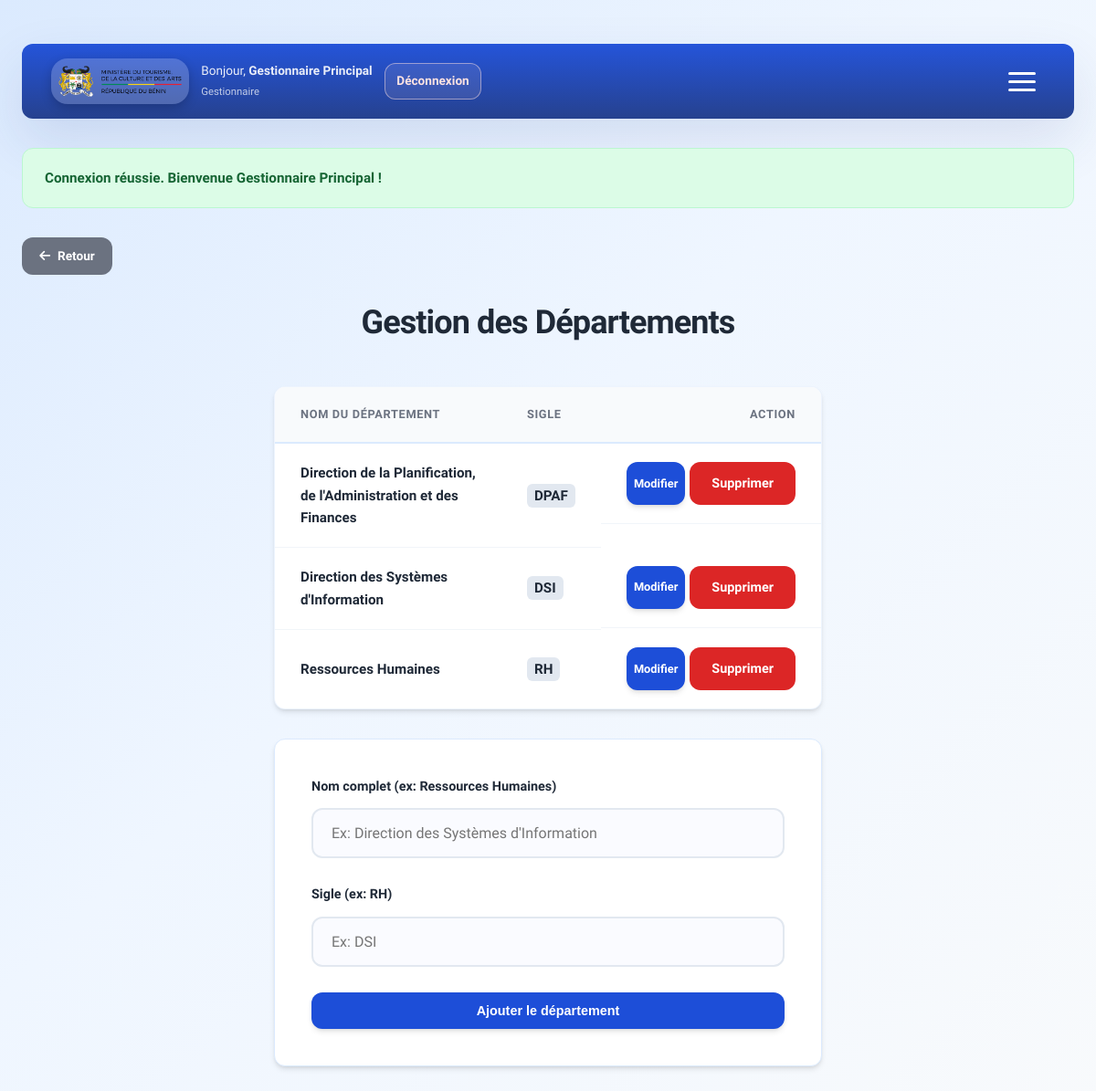
Page /GestionDepartements.php (signed in) on the committed database.
### tables this page shows
CREATE TABLE `departements` (
  `id` int(11) NOT NULL AUTO_INCREMENT,
  `nom` varchar(255) NOT NULL,
  `sigle` varchar(50) NOT NULL,
  PRIMARY KEY (`id`)
);

### config.php (called while the page is built, shortened)
<?php
function e(?string $value): string
{
    return htmlspecialchars((string) $value, ENT_QUOTES, 'UTF-8');
}

### GestionDepartements.php (the view, shortened to what this page needs)
<?php
require_once 'config.php';
$connection = db();
$editDept = null;
$depts = $connection->query("SELECT * FROM departements ORDER BY nom ASC")->fetchAll();
include 'header.php';
?>
    <h1>Gestion des Départements</h1>
    <div class="table-container" style="max-width: 600px; margin: 0 auto 2rem;">
        <table>
            <thead>
                <tr>
                    <th>Nom du Département</th>
                    <th>Sigle</th>
                    <th style="text-align: right;">Action</th>
                </tr>
            </thead>
            <tbody>
                <?php foreach ($depts as $d): ?>
                    <tr>
                        <td style="font-weight: 600;"><?= e($d['nom']) ?></td>
                        <td><span class="badge" style="background: #e2e8f0; padding: 4px 8px; border-radius: 6px; font-weight: 700;"><?= e($d['sigle']) ?></span></td>
                        <td style="text-align: right; display: flex; gap: 5px; justify-content: flex-end;">
                            <a class="btn btn-primary" href="?edit=<?= $d['id'] ?>#form-edit" style="padding: 0.5rem; font-size: 0.8rem;">Modifier</a>
                            <a class="btn btn-danger" href="?delete=<?= $d['id'] ?>" onclick="return confirm('Supprimer ce département ?');">Supprimer</a>
                        </td>
                    </tr>
                <?php endforeach; ?>
            </tbody>
        </table>
    </div>
    <form id="form-edit" method="post" style="max-width: 600px;">
        <div class="form-group">
            <label for="nom">Nom complet (ex: Ressources Humaines)</label>
            <input type="text" id="nom" name="nom" required placeholder="Ex: Direction des Systèmes d'Information" value="<?= e($editDept['nom'] ?? '') ?>">
        </div>
        <div class="form-group">
            <label for="sigle">Sigle (ex: RH)</label>
            <input type="text" id="sigle" name="sigle" required placeholder="Ex: DSI" maxlength="50" value="<?= e($editDept['sigle'] ?? '') ?>">
        </div>
        <button type="submit" name="<?= $editDept ? 'update' : 'save' ?>" class="btn btn-primary" style="width: 100%;"><?= $editDept ? 'Mettre à jour' : 'Ajouter le département' ?></button>
    </form>
</body>
</html>

### header.php (style rules this page uses)
:root { --primary: #1d4ed8; --primary-dark: #1e3a8a; --success: #16a34a; --success-dark: #15803d; --danger: #dc2626; --danger-dark: #b91c1c; --bg: linear-gradient(135deg, #dbeafe 0%, #eff6ff 45%, #f8fafc 100%); --card: #ffffff; --text: #1f2937; --text-muted: #6b7280; --border: #dbeafe; --shadow: 0 24px 60px rgba(30, 58, 138, 0.12); --shadow-sm: 0 4px 6px -1px rgb(0 0 0 / 0.1), 0 2px 4px -2px rgb(0 0 0 / 0.1); --radius: 22px; --radius-sm: 12px; }
* { margin: 0; padding: 0; box-sizing: border-box; }
html { scroll-behavior: smooth; }
body { background: var(--bg); color: var(--text); line-height: 1.6; min-height: 100vh; font-family: 'Work Sans', system-ui, -apple-system, sans-serif; }
h1 { text-align: center; color: var(--text); margin: 20px 0 40px; font-weight: 800; font-size: 2.25rem; letter-spacing: -0.025em; }
.table-container { background: var(--card); border-radius: var(--radius-sm); overflow-x: auto; box-shadow: var(--shadow-sm); border: 1px solid rgba(219,234,254,0.5); margin-bottom: 2rem; }
table { width: 100%; border-collapse: collapse; text-align: left; }
th { background: #f8fafc; color: var(--text-muted); font-weight: 700; font-size: 0.8rem; text-transform: uppercase; letter-spacing: 0.05em; padding: 1.25rem 1.75rem; border-bottom: 2px solid var(--border); }
td { padding: 1.25rem 1.75rem; border-bottom: 1px solid #f1f5f9; font-size: 0.95rem; vertical-align: middle; }
tr:last-child td { border-bottom: none; }
.btn { display: inline-flex; align-items: center; justify-content: center; padding: 0.75rem 1.5rem; border-radius: var(--radius-sm); text-decoration: none; font-weight: 600; font-size: 0.9rem; transition: all 0.3s; border: none; cursor: pointer; gap: 0.5rem; white-space: nowrap; }
.btn-primary { background: var(--primary); color: #fff; box-shadow: var(--shadow-sm); }
.btn-danger { background: var(--danger); color: #fff; }
form { background: var(--card); padding: 2.5rem; border-radius: var(--radius-sm); box-shadow: var(--shadow-sm); border: 1px solid var(--border); max-width: 800px; margin: 0 auto 2rem; }
.form-group { margin-bottom: 1.75rem; }
label { display: block; font-weight: 700; margin-bottom: 0.75rem; font-size: 0.9rem; color: var(--text); }
input, select, textarea { width: 100%; padding: 1rem 1.25rem; border: 2px solid #e2e8f0; border-radius: var(--radius-sm); font-size: 1rem; font-family: inherit; transition: all 0.3s; background: #fafbff; }

### rows in the picture
departements: nom "Direction de la Planification, de l'Administration et des Finances", sigle "DPAF"
departements: nom "Direction des Systèmes d'Information", sigle "DSI"
departements: nom "Ressources Humaines", sigle "RH"

### other values in the picture
$user_name "Gestionnaire Principal"
$user_role "Gestionnaire"
$flash['message'] "Connexion réussie. Bienvenue Gestionnaire Principal !"
